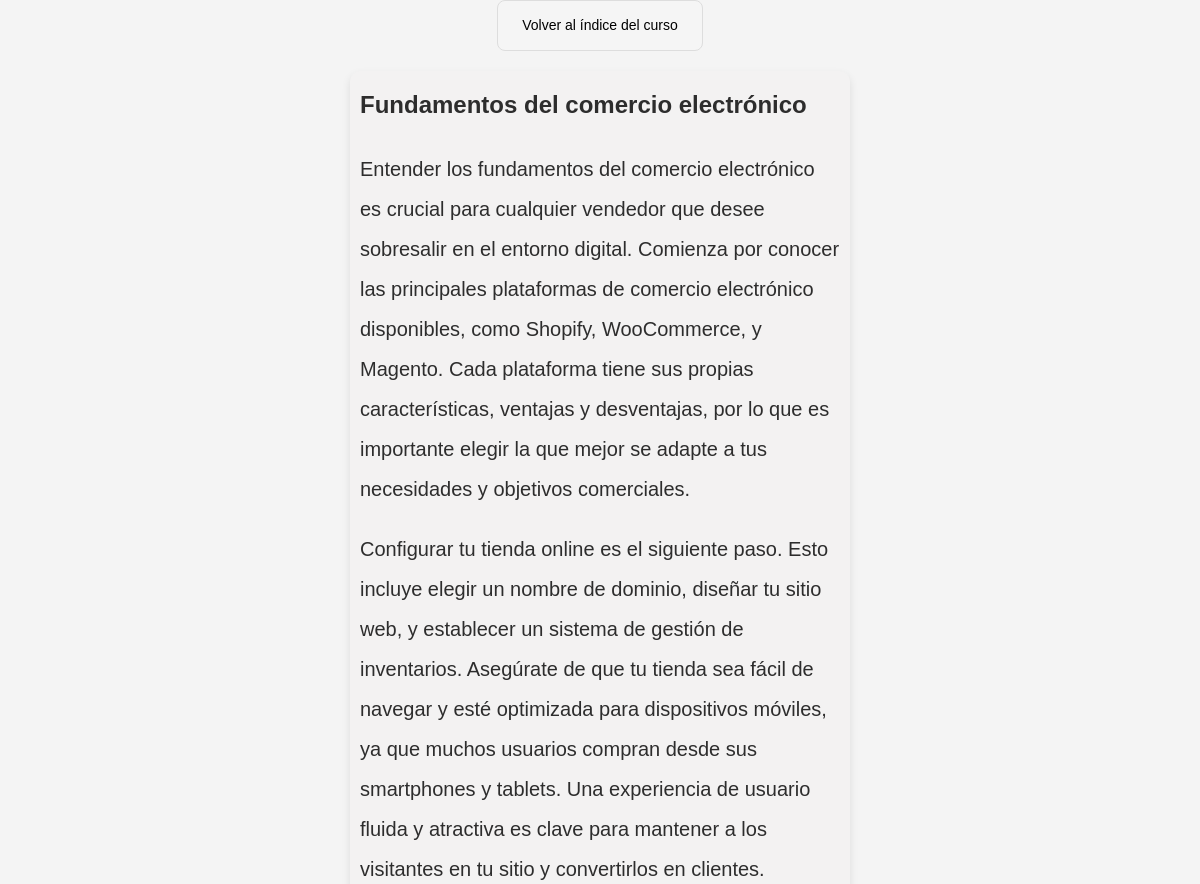
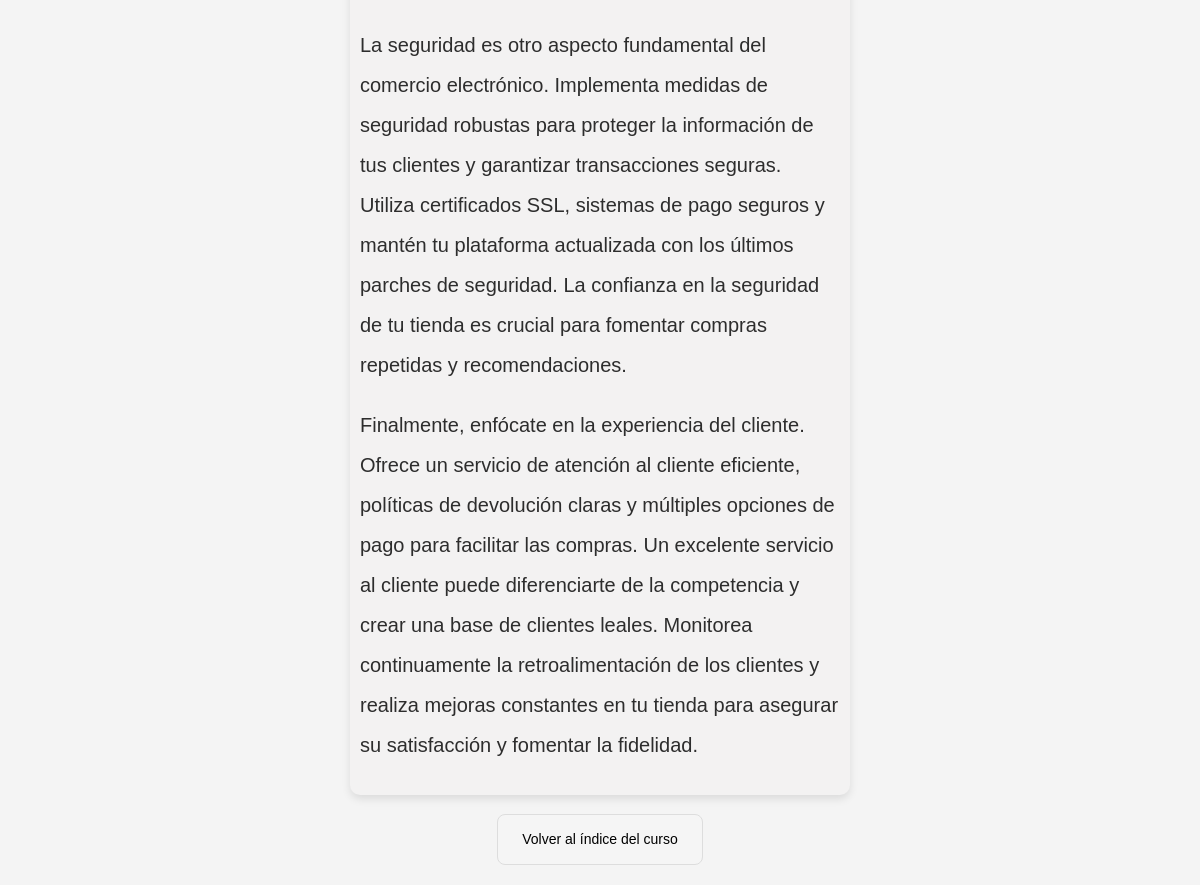
Page /leccion/13/ on the committed database (2 pictures, top to bottom).
### cursos/models.py (models this page shows, shortened)
class Leccion(models.Model):
    titulo = models.CharField(max_length=100)
    explicacion = models.CharField(max_length=400)
    autor = models.ForeignKey('Autor', on_delete=models.CASCADE)
    fecha_creacion = models.DateField(default=timezone.now)
    contenido = models.TextField()
    puntos = models.SmallIntegerField()
    curso = models.ForeignKey('Curso', on_delete=models.CASCADE)
    miniatura = models.ImageField(upload_to='images/miniaturas/')
    @property
    def contenido_con_imagenes(self):
        contenido_actualizado = self.contenido
        for i, imagen in enumerate(self.imagenes.all(), start=1):
            valor = f'<img src="{imagen.imagen.url}" alt="imagen{i}" />'
            contenido_actualizado = contenido_actualizado.replace(f'** imagen{i} **', valor)
        contenido_actualizado = transformar_texto_oculto(contenido_actualizado)
        contenido_actualizado = markdown2.markdown(contenido_actualizado)
        print(contenido_actualizado)
        return mark_safe(contenido_actualizado)  # Importante marcarlo como seguro si se va a renderizar en HTML

class ImagenLeccion(models.Model):
    leccion = models.ForeignKey(Leccion, related_name='imagenes', on_delete=models.CASCADE)
    imagen = models.ImageField(upload_to='images/lecciones/')

### cursos/views.py (the view)
def detalle_leccion(request, pk):
    leccion = get_object_or_404(Leccion, pk=pk)
    curso = get_object_or_404(Curso, id=leccion.curso_id)
    return render(request, 'cursos/detalle_leccion.html', {'leccion': leccion, 'curso': curso})

### cursos/utils.py (called while the page is built)
def transformar_texto_oculto(texto):
    patron = re.compile(r'\*\* texto oculto \*\*\n(.*?)\n\*\* fin de texto oculto \*\*', re.DOTALL)
    texto = texto.replace('\r\n', '\n')
    def reemplazar_bloque(match):
        contenido = match.group(1).strip().split('\n', 1)
        if len(contenido) < 2:
            return ""  # Si no hay un titular y un texto, no se añade nada
        titular = contenido[0].strip()
        texto_oculto = contenido[1].strip()
        id_unico = uuid.uuid4().hex  # Generar un identificador único
        return f'<div class="expandible" id="section{id_unico}"><span>{titular}</span><span class="simbolo" id="symbol{id_unico}"></span></div><div class="contenido" id="content{id_unico}"><p>{texto_oculto}</p></div>'
    texto_transformado = patron.sub(reemplazar_bloque, texto)
    return texto_transformado

### cursos/templates/cursos/detalle_leccion.html (shortened to what this page needs)
{% extends 'cursos/base.html' %}
{% block content %}
    <div class="back-to-menu"><a href="{% url 'detalle_curso' pk=curso.pk %}">Volver al índice del curso</a></div>
    <div class="post">
        <h2>{{ leccion.titulo }}</h2>
        {{ leccion.contenido_con_imagenes|safe }}
    </div>
    <br>
    <div class="back-to-menu"><a href="{% url 'detalle_curso' pk=curso.pk %}">Volver al índice del curso</a></div>
    {% endblock %}

### cursos/static/css/curso.css (style rules this page uses)
body, h1, h2, p, ul { margin: 0; padding: 0; list-style: none; }
body { font-family: Arial, sans-serif; line-height: 1.2; background-color: #f4f4f4; color: #333; }
.back-to-menu { display: block; margin-bottom: 20px; padding: 8px 12px; text-align: center; background-color: #f5f5f5; color: #333; font-size: 14px; font-weight: normal; text-decoration: none; border-radius: 8px; border: 1px solid #ddd; transition: background-color 0.3s ease, color 0.3s ease; cursor: pointer; width: fit-content; margin-left: auto; margin-right: auto; }
.back-to-menu a { display: block; padding: inherit; color: inherit; text-decoration: none; }
.back-to-menu a { text-decoration: none; color: #000; }
.post { font-size: 16px; line-height: 1.6; color: #2d2d2d; padding: 10px; margin: 0 auto; max-width: 360px; background-color: #f3f2f2; border-radius: 10px; box-shadow: 0 4px 8px rgba(0, 0, 0, 0.1); }
.post p { margin-bottom: 20px; }
.post h2 { font-size: 24px; margin-bottom: 20px; color: #2d2d2d; }
@media (min-width: 768px) { .post { font-size: 18px; line-height: 1.8; max-width: 40%; margin: 0 auto; } }
@media (min-width: 1200px) { .post { font-size: 20px; line-height: 2; } }

### rows in the picture
Leccion: titulo "Fundamentos del comercio electrónico", contenido_con_imagenes "Entender los fundamentos del comercio electrónico es crucial para cualquier vendedor que desee sobresalir en el entorno digital. Comienza por conocer las principales plataformas de comercio electrónico disponibles, como Shopify, WooCommerce, y Magento. Cada plataforma tiene sus propias características, ventajas y desventajas, por lo que es importante elegir la que mejor se adapte a tus necesidades y objetivos comerciales. Configurar tu tienda online es el siguiente paso. Esto incluye elegir un nombre de dominio, diseñar tu sitio web, y establecer un sistema de gestión de inventarios. Asegúrate de que tu tienda sea fácil de navegar y esté optimizada para dispositivos móviles, ya que muchos…"
